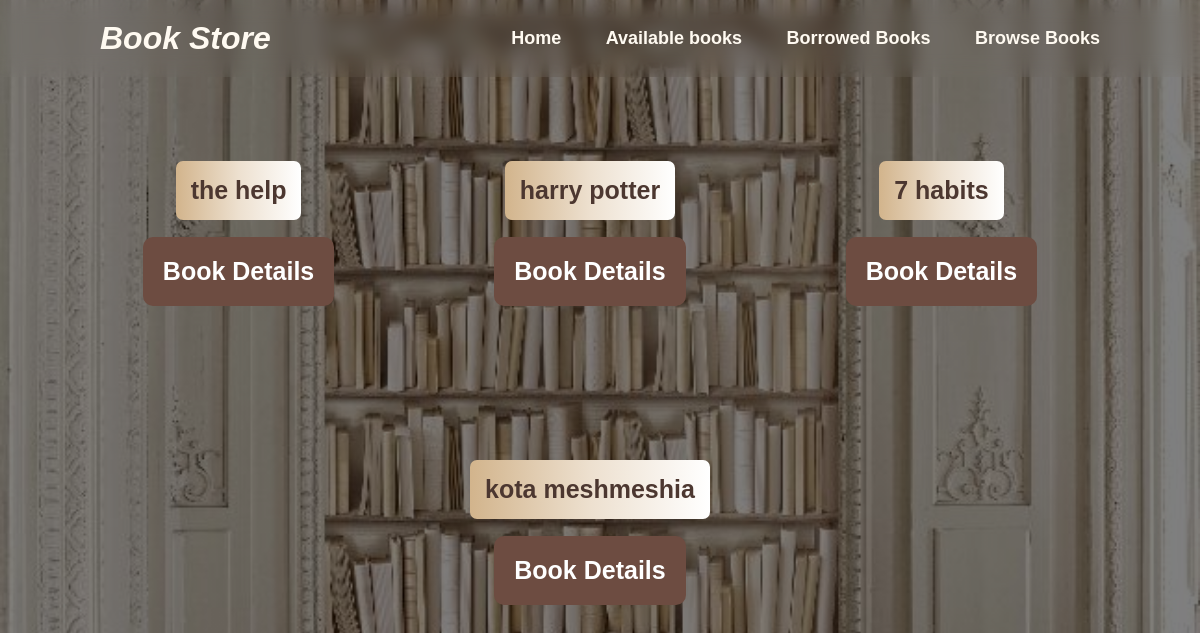
The page /user/browse/ on the database as committed earlier.
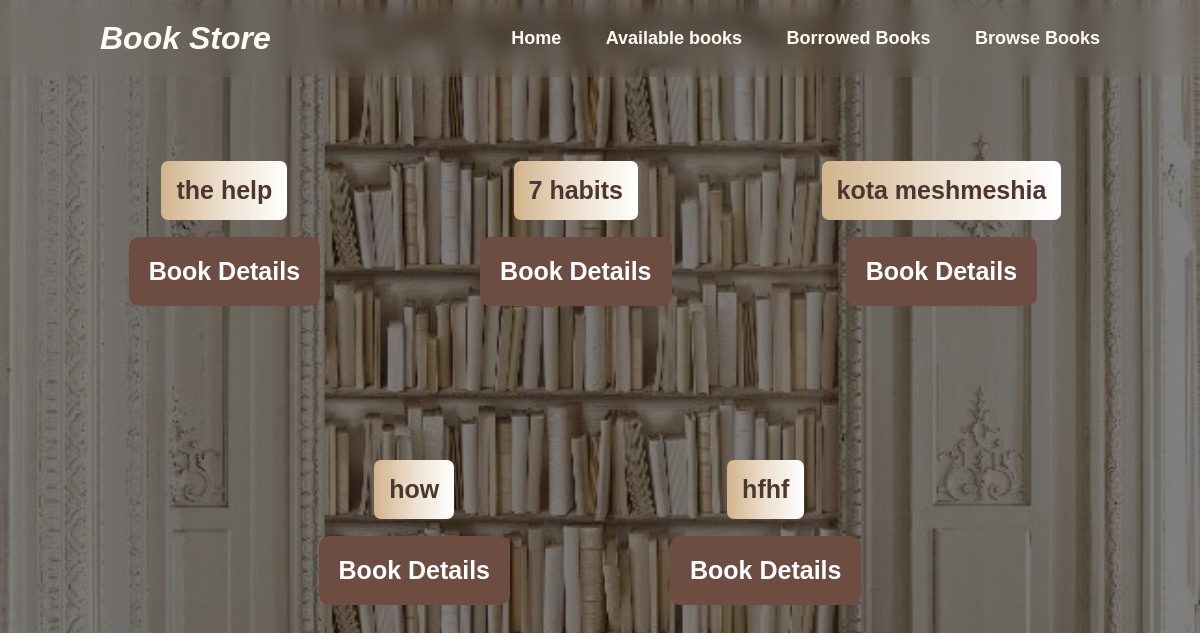
The same page on the database as committed later.
### admins/models.py (models this page shows, shortened)
class Book(models.Model):
    categories = {"Adventure": "Adventure", "Romance": "Romance", "Self Help": "Self Help",
                  "Fantasia": "Fantasia", "Horror":  "Horror", "Historical Fiction": "Historical Fiction"}
    ava = {"Available": "Available", "Borrowed": "Borrowed"}
    b_id = models.CharField(primary_key=True, max_length=50)
    name = models.CharField(max_length=50)
    description = models.TextField(max_length=500)
    author = models.CharField(max_length=50)
    category = models.CharField(max_length=50, choices=categories)
    image = models.ImageField(upload_to='photos/')
    availability = models.CharField(max_length=12, default="Available", choices=ava)

### user/views.py (the view)
# urls.py: path('browse/', views.Browse, name='browse'),
def Browse(request):
    return render(request, 'user/browse-user.html', {'data': Book.objects.all()})

### templates/user/browse-user.html (shortened to what this page needs)
{%load static%}
<!DOCTYPE html>
<html lang="en">
<head>
    <link rel="stylesheet" href="{%static 'css/selectUserbook.css'%}">
    <link rel="stylesheet" href="{%static 'css/user-nav.css'%}">
</head>
<body>
    <header class="header">
        <a href="#" class="logo">Book Store</a>
        <nav class="navbar">
            <a href="../">Home</a>
            <a href="../view">Available books</a>
            <a href="../borrow">Borrowed Books</a>
            <a href="../browse">Browse Books</a>
        </nav>
    </header>
    <div class="books-container" id="books-container">
    {% for datum in data %}
       <div class="book">
        <p>{{ datum.name }}</p>
        <a href="{% url 'detail' datum.b_id %}"><button class="Detail-button" >Book Details</button></a>
       </div>
       {% endfor %}
    </div>
</body>
</html>

Rows that differ between the two databases and show on the page:
removed Book: name "harry potter"
added Book: name "how"
added Book: name "hfhf"
